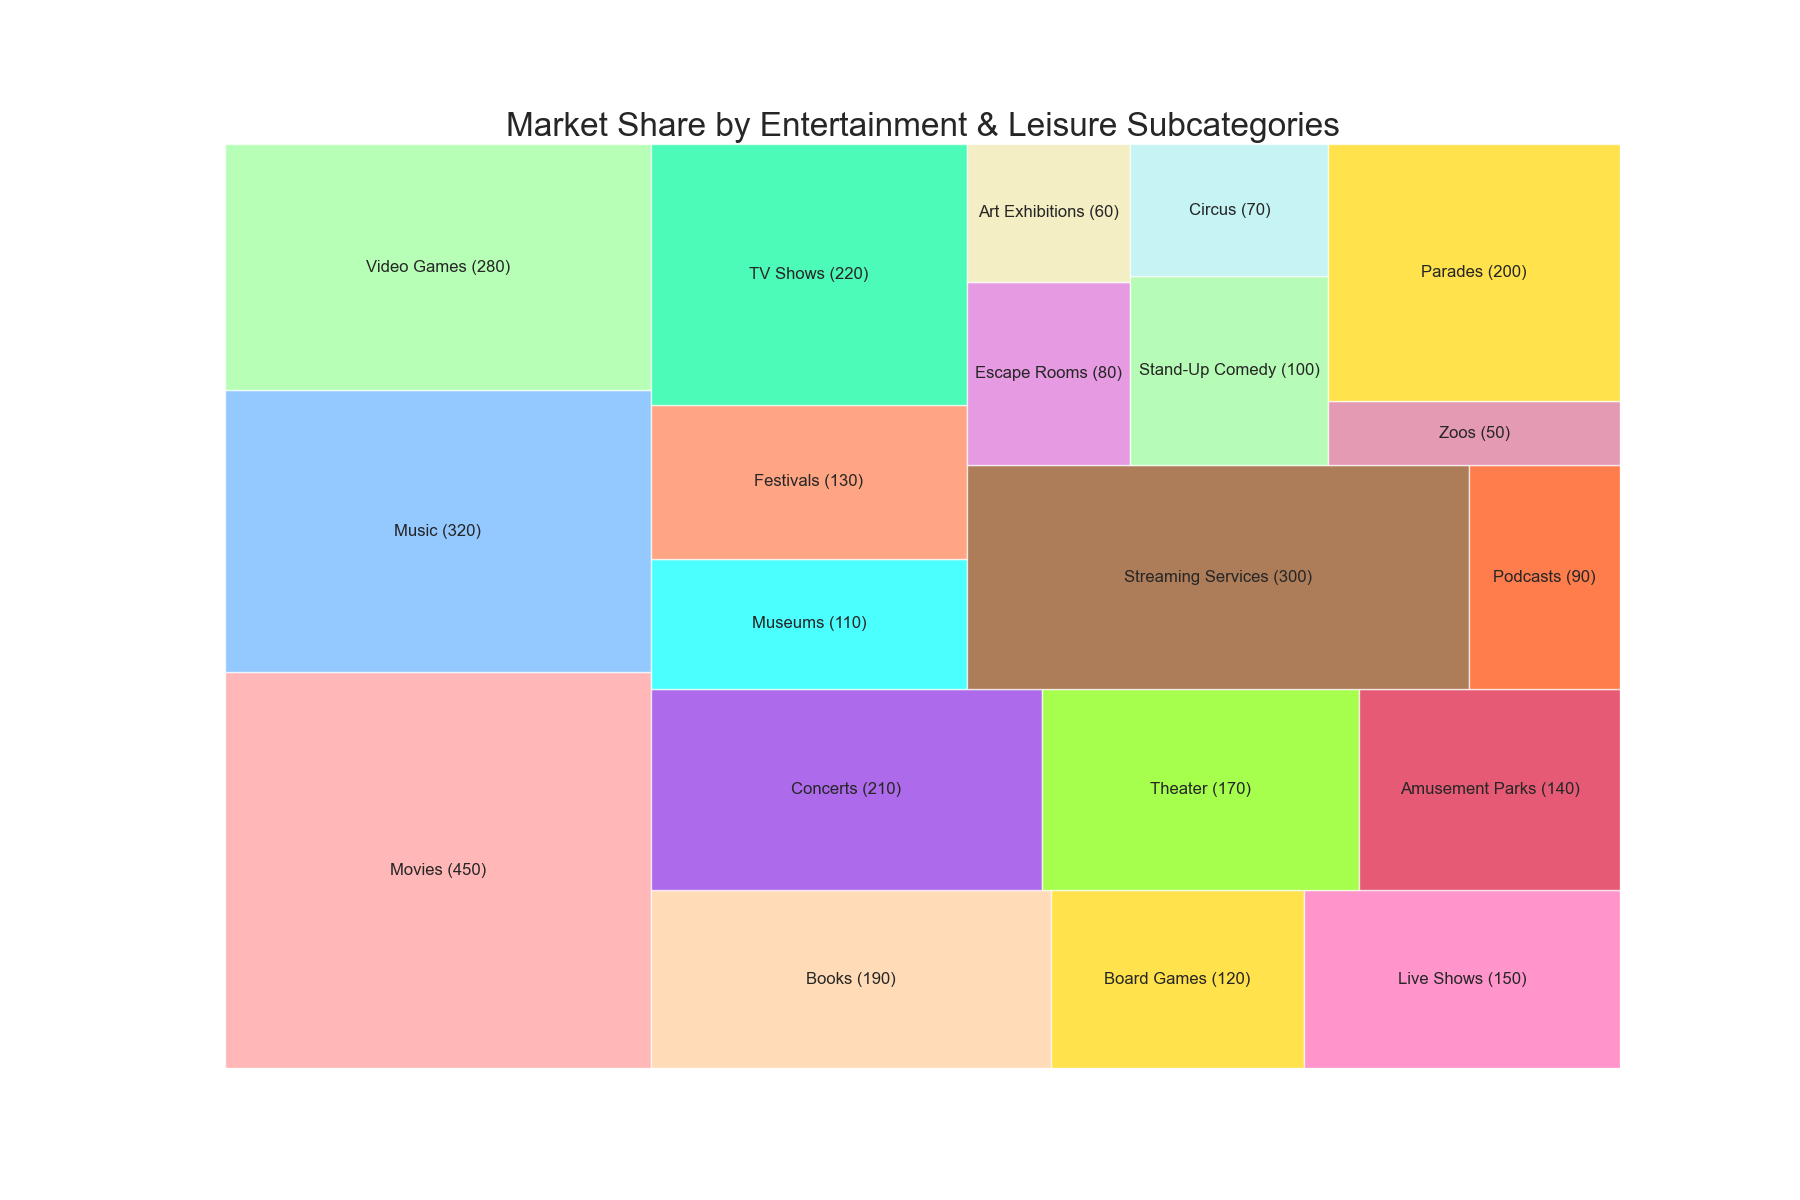

Python code for this plot:

import matplotlib.pyplot as plt
import pandas as pd
import squarify

# Seaborn for improved visuals
import seaborn as sns
sns.set(style="whitegrid")

# Data
data = '''
category,sub_category,value
Entertainment & Leisure,Movies,450
Entertainment & Leisure,Music,320
Entertainment & Leisure,Video Games,280
Entertainment & Leisure,Books,190
Entertainment & Leisure,Board Games,120
Entertainment & Leisure,Live Shows,150
Entertainment & Leisure,Concerts,210
Entertainment & Leisure,Theater,170
Entertainment & Leisure,Amusement Parks,140
Entertainment & Leisure,Museums,110
Entertainment & Leisure,Festivals,130
Entertainment & Leisure,TV Shows,220
Entertainment & Leisure,Streaming Services,300
Entertainment & Leisure,Podcasts,90
Entertainment & Leisure,Escape Rooms,80
Entertainment & Leisure,Art Exhibitions,60
Entertainment & Leisure,Stand-Up Comedy,100
Entertainment & Leisure,Circus,70
Entertainment & Leisure,Zoos,50
Entertainment & Leisure,Parades,200
'''

# Simulate reading a CSV file
from io import StringIO
df = pd.read_csv(StringIO(data))

# Prepare data
sizes = df['value'].values.tolist()
label_texts = df['sub_category'].map(str) + " (" + df['value'].astype(str) + ")"

# Color list
colors = [
    '#FF9999', '#66B3FF', '#99FF99', '#FFCC99', '#FFD700',
    '#FF69B4', '#8A2BE2', '#7FFF00', '#DC143C', '#00FFFF',
    '#FF7F50', '#00FA9A', '#8B4513', '#FF4500', '#DA70D6',
    '#EEE8AA', '#98FB98', '#AFEEEE', '#DB7093', '#FFD700'
]

# Create a figure and a set of subplots
fig, ax = plt.subplots(1, figsize=(18, 12))

# Squarify: plot a treemap of the data
squarify.plot(sizes=sizes, label=label_texts, color=colors, alpha=.7, ax=ax)

# Remove the axes
plt.axis('off')

# Set the title of the plot
plt.title('Market Share by Entertainment & Leisure Subcategories', fontsize=24)

# Show
plt.show()
